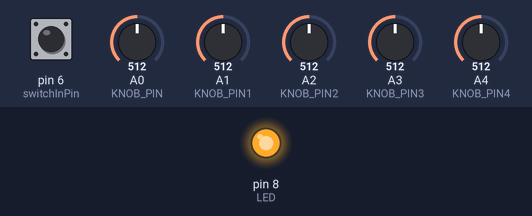
Bench run of a sketch on a simulated Arduino Uno, built with avr-gcc and run on an emulated ATmega328P. On the bench: output pins drawn as LEDs (lit = HIGH). Inputs (shaded band) come from the test bench; at power-on: pin 6 (switchInPin) HIGH, A1 (KNOB_PIN1) = 512, A2 (KNOB_PIN2) = 512, A0 (KNOB_PIN) = 512, A3 (KNOB_PIN3) = 512, A4 (KNOB_PIN4) = 512. Random numbers use the default seed unless the sketch sets one; what the sketch prints to the serial monitor is not drawn.

Above: at 1.2 s.
1.3 s: pin 6 (switchInPin) pulled LOW for 0.15 s
At 1.62 s:
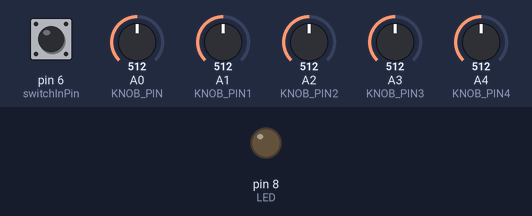
4.3 s: A1 (KNOB_PIN1) set to 30
7.3 s: A2 (KNOB_PIN2) set to 30
9.2 s: pin 6 (switchInPin) pulled LOW for 3.2 s
15.8 s: pin 6 (switchInPin) pulled LOW for 1 s
At 16.31 s:
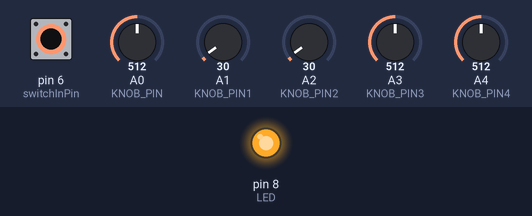
Timing chart, 0 to 20.3 s (numbered marks = the images above; inputs shaded):
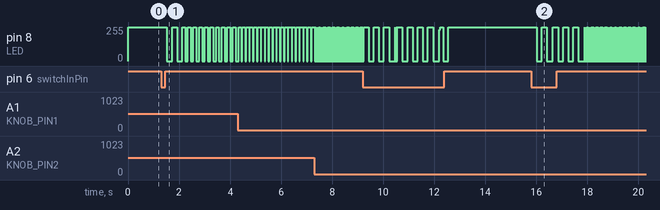

The sketch:

ay_pitch_POT.ino
```cpp
// notes generator for AY chip, controlled by potentiometers

// version for Garvuino https://github.com/farvardin/garvuino
// Works with Arduino IDE 1.8.3

// Connect potentiometers on analog 0, 1 and 2 of the arduino


#include <SPI.h>

int switchInPin = 6;   // 2 on 1.09 shield
int LedPin = 8;
#define LED 8     // 13 on 1.09 shield

const int KNOB_PIN = 0; // set the input for the knob to analog pin 0
const int KNOB_PIN1 = 1; // set the input for the knob to analog pin 1
const int KNOB_PIN2 = 2; // set the input for the knob to analog pin 2
const int KNOB_PIN3 = 3; // set the input for the knob to analog pin 3
const int KNOB_PIN4 = 4; // set the input for the knob to analog pin 4

  int knob_value = 0;
  int knob_value1 = 0;
  int knob_value2 = 0;
  int knob_value3 = 0;
  int knob_value4 = 0;

int current_value = 2000;  //tone
int tempo = 60;
int sweep = 20;

int volume = 32;

int buttonRead = HIGH;
byte mode=0;


void setup()
{

  pinMode(switchInPin, INPUT_PULLUP); // uses internal arduino resistor
  pinMode(LedPin, OUTPUT);
  Serial.begin(57600);
}


static byte buf2[29];


void loop()
{

  knob_value = analogRead(KNOB_PIN); // value is 0-1023
  knob_value1 = analogRead(KNOB_PIN1); // value is 0-1023
  knob_value2 = analogRead(KNOB_PIN2); // value is 0-1023
  knob_value3 = analogRead(KNOB_PIN3); // value is 0-1023
  knob_value4 = analogRead(KNOB_PIN4); // value is 0-1023

  buttonRead = digitalRead(switchInPin); // read push button

  if ( buttonRead == HIGH ) {
    // do nothing here
    }
   else
   {
    changeMode();
   }


  PlayCurrentPrg();

/*
  current_value = map(knob_value,0,1023, 0, 4096); //tone
  tempo = map(knob_value1,0,1023, 0, 120);  // speed
  sweep = map(knob_value2,0,1023, 5, 100);  // define how many time to refresh the AY (= duration of the note/enveloppe)
  */


//

  //playRandom1();
  //playRandom2(current_value/8);


  //playSeq2();

/*
int variation1 = map(knob_value3,0,1023, 1, 8);
int variation2 = map(knob_value4,0,1023, 1, 8);

  playArp(2,variation1,variation2);
  */

  //playNote(current_value,current_value/256);

  // noise

  /*current_value = constrain(map(knob_value,0,1023, 1, 31),1, 31);
  playNoise(random(current_value,current_value-2));
  */

  /*current_value = map(knob_value,0,1023, 0, 32); //freq
  tempo = map(knob_value1,0,1023, 0, 15);  // volume
  sweep = map(knob_value2,0,1023, 5, 100);  // define how many time to refresh the AY (= duration of the note/enveloppe)

   playNoise(current_value, tempo);*/
}


void playNote(int r0, int r1)
{
  for (byte i=0;i<20;i++)
  {
         //tone(sAudioOutPin, sNotePitches[currentNote]);
          buf2[0] = 8;  //Select register #8
          buf2[1] = 15; //Volume channel A full
          buf2[2] = 0; //Select register #0
          buf2[3] = r0; // Write #93 into register #0
          buf2[4] = 1;  //Select register #1
          buf2[5] = r1; // Write #13 into register #1
          buf2[6] = 7; // Select register #7
          buf2[7] = 62;  //Enable output Channel A (0011 1110)
 //Serial.print(255,1);
 Serial.write(buf2,8);
 //  digitalWrite(LED,HIGH);
// delay(20);
//digitalWrite(LED,LOW);
  }
}


void playEnveloppe(int r0, int r1)
{
  for (byte i=0;i<sweep;i++)
  {
          buf2[0] = 8;  //Select register #8
          buf2[1] = 15; //Volume channel A full
          buf2[2] = 0; //Select register #0
          buf2[3] = r0; // Write #93 into register #0
          buf2[4] = 1;  //Select register #1
          buf2[5] = r1; // Write #13 into register #1
          buf2[6] = 11; // Select register #B
          buf2[7] = r1; // Write # into register #B
          buf2[8] = 12; // Select register #C
          buf2[9] = r0; // Write # into register #C
          buf2[10] = 13; // Select register #D
          buf2[11] = 15; // Write # into register #D
          buf2[12] = 7; // Select register #7
          buf2[13] = 62;  //Enable output Channel A (0011 1110)

   Serial.write(buf2,14);
   digitalWrite(LED,HIGH);

  }
}


void playNull()
{
  for (byte i=0;i<20;i++)
  {
         //tone(sAudioOutPin, sNotePitches[currentNote]);
          buf2[0] = 8;  //Select register #8
          buf2[1] = 0; //Volume channel A null
          buf2[2] = 0; //Select register #0
          buf2[3] = 0; // Write #93 into register #0
          buf2[4] = 1;  //Select register #1
          buf2[5] = 0; // Write #13 into register #1
          buf2[6] = 7; // Select register #7
          buf2[7] = 62;  //Enable output Channel A (0011 1110)


  Serial.write(buf2,8);
  digitalWrite(LED,LOW);
  }
}

void playNoise(int r0, int r1)
{
  for (byte i=0;i<sweep;i++)
  {
          buf2[0] = 8;  //Select register #8
          buf2[1] = r1; //Volume channel A
          buf2[2] = 6; //Select register #6 (noise)
          buf2[3] = r0; // Write #n into register #6
          buf2[4] = 7; // Select register #7
          buf2[5] = 55;  //Enable output Channel A noise only (0011 0111)
 Serial.print(255,1);
 Serial.write(buf2,6);
   digitalWrite(LED,HIGH);
// delay(20);
digitalWrite(LED,LOW);
  }
}


void playSeq1()
{
  current_value = map(knob_value,0,1023, 0, 4096); //freq
  tempo = map(knob_value1,0,1023, 0, 160);  // tempo
  sweep = map(knob_value2,0,1023, 5, 100);  // define how many time to refresh the AY (= duration of the note/enveloppe)

  playEnveloppe(current_value,current_value/256/2);
  playNull();
  delay(tempo);
}

void playSeq2()
{
  current_value = map(knob_value,0,1023, 0, 4096); //freq
  tempo = map(knob_value1,0,1023, 0, 160);  // tempo
  sweep = map(knob_value2,0,1023, 5, 100);  // define how many time to refresh the AY (= duration of the note/enveloppe)

  playEnveloppe(current_value,current_value/256/2);
  playNull();
  delay(tempo);
  playEnveloppe(current_value*2,current_value/256);
    playNull();
  delay(tempo);
}

void playArp(int a, int b, int c)
{
  current_value = map(knob_value,0,1023, 0, 4096); //freq
  tempo = map(knob_value1,0,1023, 0, 160);  // tempo
  sweep = map(knob_value2,0,1023, 5, 100);  // define how many time to refresh the AY (= duration of the note/enveloppe)

  playEnveloppe(current_value,current_value/256/2);
  playNull();
  delay(tempo);

  playEnveloppe(current_value*a/b,current_value/256/2*a/b);
  playNull();
  delay(tempo);


  playEnveloppe(current_value*b/c,current_value/256/2*b/c);
  playNull();
  delay(tempo);
}

void playRandom1()
{
  playNote(random(1,256),random(8,12));
  playNote(random(1,256),random(current_value,current_value+2));
}

void playRandom2(int rand1)
{
  playNote(random(1,rand1),random(8,12));
  playNote(random(1,256),random(current_value,current_value+2));
}


void changeMode()
{
    mode++;
    Serial.println("Mode: ");  Serial.println(mode);
      if (mode==0) { BlinkLed(1); }
      if (mode==1) { BlinkLed(2); }
      if (mode==2) { BlinkLed(3); }
      if (mode==3) { BlinkLed(4); }
        if (mode==4) {
                 mode=-1;
               }
}

void BlinkLed(byte num)         // Basic blink function
{
    for (byte i=0;i<num;i++)
    {
        digitalWrite(LED,HIGH);
        delay(200);
        digitalWrite(LED,LOW);
        delay(200);
    }
}

void PlayCurrentPrg()
{
      if (mode==0) {
                        current_value = map(knob_value,0,1023, 0, 4096); //freq
                        playEnveloppe(current_value,current_value/256/2);
               }

      if (mode==1) {
                        playSeq1();
               }

      if (mode==2) {
                        int variation1 = map(knob_value3,0,1023, 1, 8);
                        int variation2 = map(knob_value4,0,1023, 1, 8);
                        playArp(2,variation1,variation2);
               }

             if (mode==3) {
                        current_value = map(knob_value,0,1023, 0, 32); //freq
                        tempo = map(knob_value1,0,1023, 0, 15);  // volume
                        sweep = map(knob_value2,0,1023, 5, 100);  // define how many time to refresh the AY (= duration of the note/enveloppe)
                        playNoise(current_value, tempo);
               }
             if (mode==4) {

               }
}
```

Measured:
- after the input at 1.3 s, pin 8 (LED): goes 0/255 0.20 s, 255/255 0.20 s, 0/255 0.20 s, 9 × (255/255 0.11 s, 0/255 0.11 s), 255/255 0.11 s, then 0/255, starting after 0.22 s
- after the input at 15.8 s, pin 8 (LED): goes 4 × (0/255 0.20 s, 255/255 0.20 s), 0/255 0.24 s, 54 × (255/255 0.01 s, 0/255 0.03 s), 255/255 0.01 s, then 0/255, starting after 0.22 s
